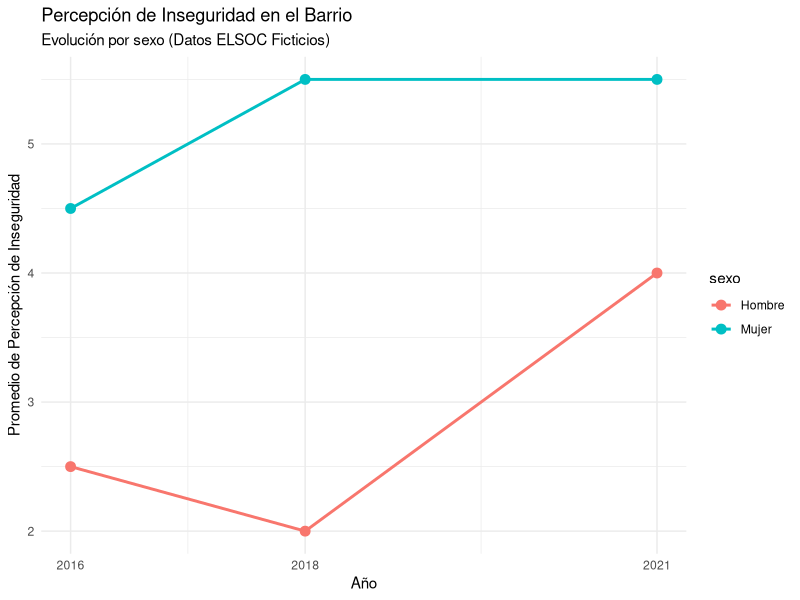

Generate this figure with R:
## ---- chunk 1
knitr::opts_chunk$set(message = FALSE, warning = FALSE)
# Cargar librerías
library(tidyverse)
## ---- chunk 2
rm(list = ls())

datos_pacientes <- tribble(
  ~id, ~nombre, ~edad, ~presion,
  "p01", "Ana", 28, 120,
  "p02", "Luis", 45, NA,
  "p03", "Marta", NA, 140,
  "p04", "Juan", 32, 115,
  "p05", "Sofía", 50, 135
)

datos_pacientes

summary(datos_pacientes$edad)

## ---- chunk 3
is.na(datos_pacientes$edad)

sum(is.na(datos_pacientes$edad))
## ---- chunk 4
pacientes_completos <- datos_pacientes |>  
  drop_na(presion)

datos_pacientes
pacientes_completos
## ---- chunk 5

summary(datos_pacientes$edad) # 38.75 

datos_pacientes |>
  #drop_na() |> 
  summarise(
    edad_media = mean(edad, na.rm = T),
    presion_media = mean(presion, na.rm = T)
  )
## ---- chunk 6
# Tabla 1: Datos demográficos
demografia <- tribble(
  ~id_paciente, ~ciudad,
  "p01", "Santiago",
  "p02", "Valparaíso",
  "p03", "Talca",
  "p04", "Concepción"
)

# Tabla 2: Resultados de una prueba
resultados <- tribble(
  ~id, ~resultado_test,
  "p01", "Negativo",
  "p02", "Positivo",
  "p03", "Negativo",
  "p05", "Negativo" # Este paciente no está en la tabla demografia
)

demografia
resultados

## ---- chunk 7
demografia_id <- demografia %>% 
  select(id = id_paciente, ciudad)

resultados

left_join(demografia_id, resultados, by = "id")


nueva_base <- demografia |> 
  select(id = id_paciente, ciudad) |> 
  left_join(resultados, by = "id")

nueva_base
## ---- chunk 8
inner_join(demografia_id, resultados, by = "id")

full_join(demografia_id, resultados, by = "id")
## ---- chunk 9

elsoc_wide <- tribble(
  ~id, ~sexo, ~inseguridad_16, ~inseguridad_18, ~inseguridad_21,
  101, "Mujer", 4, 5, 5,
  102, "Hombre", 2, 2, NA,
  103, "Mujer", 5, 6, 6,
  104, "Hombre", 3, NA, 4
)

elsoc_wide
## ---- chunk 10
elsoc_long <- elsoc_wide |> 
  pivot_longer(
    cols = starts_with("inseguridad_"),
    names_to = "año",
    values_to = "percepcion_inseguridad",
    names_prefix = "inseguridad_",
    names_transform = list(año = as.integer) # Convierte "16" a 2016
  ) |> 
  mutate(año = año + 2000)

elsoc_long
## ---- chunk 11
# 1. Calcular promedio (manejando NA)
promedios_limpios <- elsoc_long |>
  group_by(sexo, año) |>
  summarise(
    inseguridad_media = mean(percepcion_inseguridad, na.rm = TRUE)
  )

promedios_limpios
## ---- chunk 12
# 2. Visualización
ggplot(promedios_limpios, aes(x = año, y = inseguridad_media, group = sexo, color = sexo)) +
  geom_line(linewidth = 1) +
  geom_point(size = 3) +
  labs(
    title = "Percepción de Inseguridad en el Barrio",
    subtitle = "Evolución por sexo (Datos ELSOC Ficticios)",
    x = "Año",
    y = "Promedio de Percepción de Inseguridad"
  ) +
  theme_minimal() +
  scale_x_continuous(breaks = c(2016, 2018, 2021))
